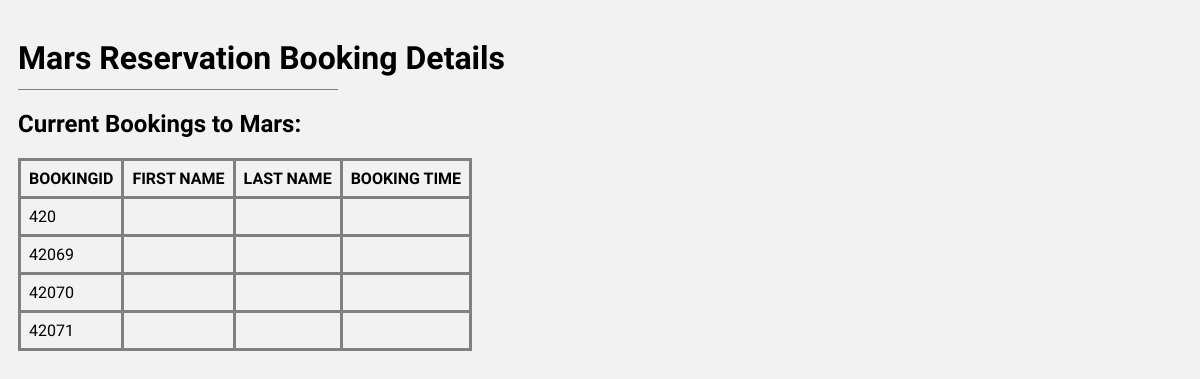
The app's page /, older data.
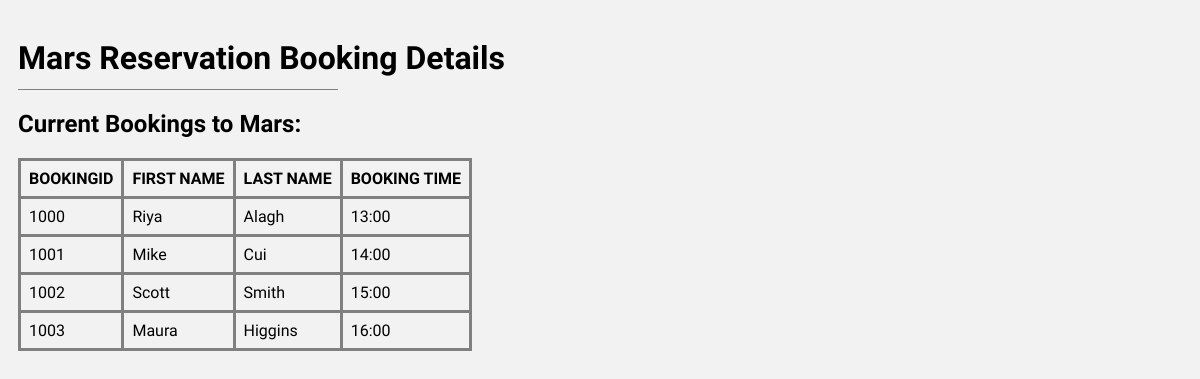
The same page, newer data.
### tables this page shows
CREATE TABLE schedule(
  bookingID INTEGER NOT NULL PRIMARY KEY AUTO_INCREMENT,
  fName varchar(25) NOT NULL, 
  lName varchar(25) NOT NULL, 
  email varchar(100) NOT NULL, 
  bookingtTime varchar(10) NOT NULL UNIQUE
) 

AUTO_INCREMENT=1000;

### www/index.php (the view, shortened to what this page needs)
<!DOCTYPE HTML PUBLIC "-//IETF//DTD HTML//EN">
<html>
  <head>
      <link rel="stylesheet" href="style.css">
  </head>
  <body>
  <div class="container">
          <div id="header1">
            <h1>Mars Reservation Booking Details</h1>
          </div>
    <h2>Current Bookings to Mars:</h2>
          <table border="5">
          <tr><th>BOOKINGID</th><th>FIRST NAME</th><th>LAST NAME</th><th>BOOKING TIME</th></tr>
          <?php
            $db_host   = '192.168.2.13';
            $db_name   = 'bookings';
            $db_user   = 'user1';
            $db_passwd = 'password1234';
            $pdo_dsn = "mysql:host=$db_host;dbname=$db_name";
            $pdo = new PDO($pdo_dsn, $db_user, $db_passwd);
            $q = $pdo->query("SELECT * FROM schedule");
            while($row = $q->fetch()){
              echo "<tr><td>".$row["bookingID"]."</td><td>".$row["fName"]."</td><td>".$row["lName"]."</td><td>".$row["bookingtTime"]."</td></tr>\n";
            }
          ?>
          </table>
  </body>
</html>

### www/style.css (style rules this page uses)
html { font-family: 'PT Sans Narrow', sans-serif; font-size: 16px; background-color: #f2f2f2; }
h1 { width: 1000px; }
.container { width: 100%; clear: both; padding: 10px; }
#header1 { border-bottom: 1px solid grey; margin-bottom: 10px; height: 50px; width: 320px; }

### www/index.php (style rules this page uses)
th { text-align: left; }
table, th, td { border: 3px solid grey; border-collapse: collapse; }
th, td { padding: 0.5em; }

Row changes from the older to the newer data that the page shows:
removed schedule: bookingID "420"
removed schedule: bookingID "42069"
removed schedule: bookingID "42070"
removed schedule: bookingID "42071"
added schedule: bookingID "1000", fName "Riya", lName "Alagh", bookingtTime "13:00"
added schedule: bookingID "1001", fName "Mike", lName "Cui", bookingtTime "14:00"
added schedule: bookingID "1002", fName "Scott", lName "Smith", bookingtTime "15:00"
added schedule: bookingID "1003", fName "Maura", lName "Higgins", bookingtTime "16:00"
